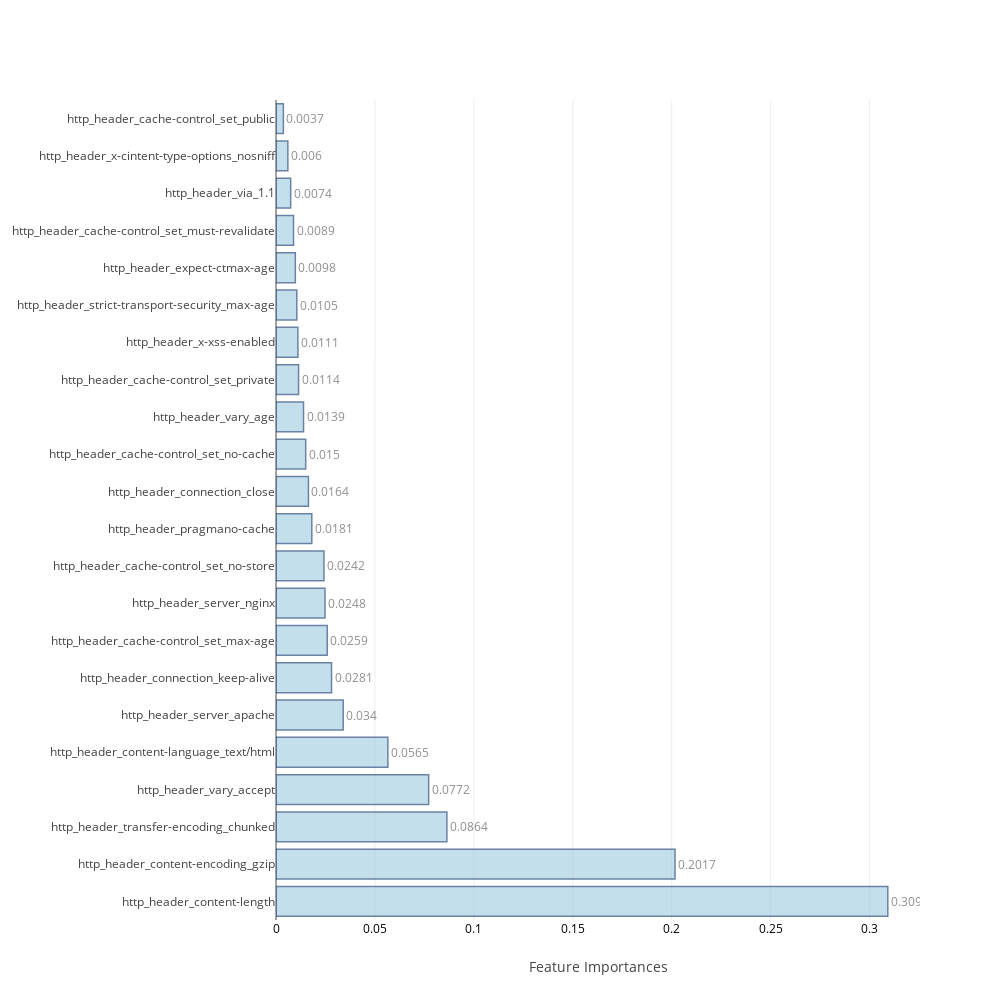
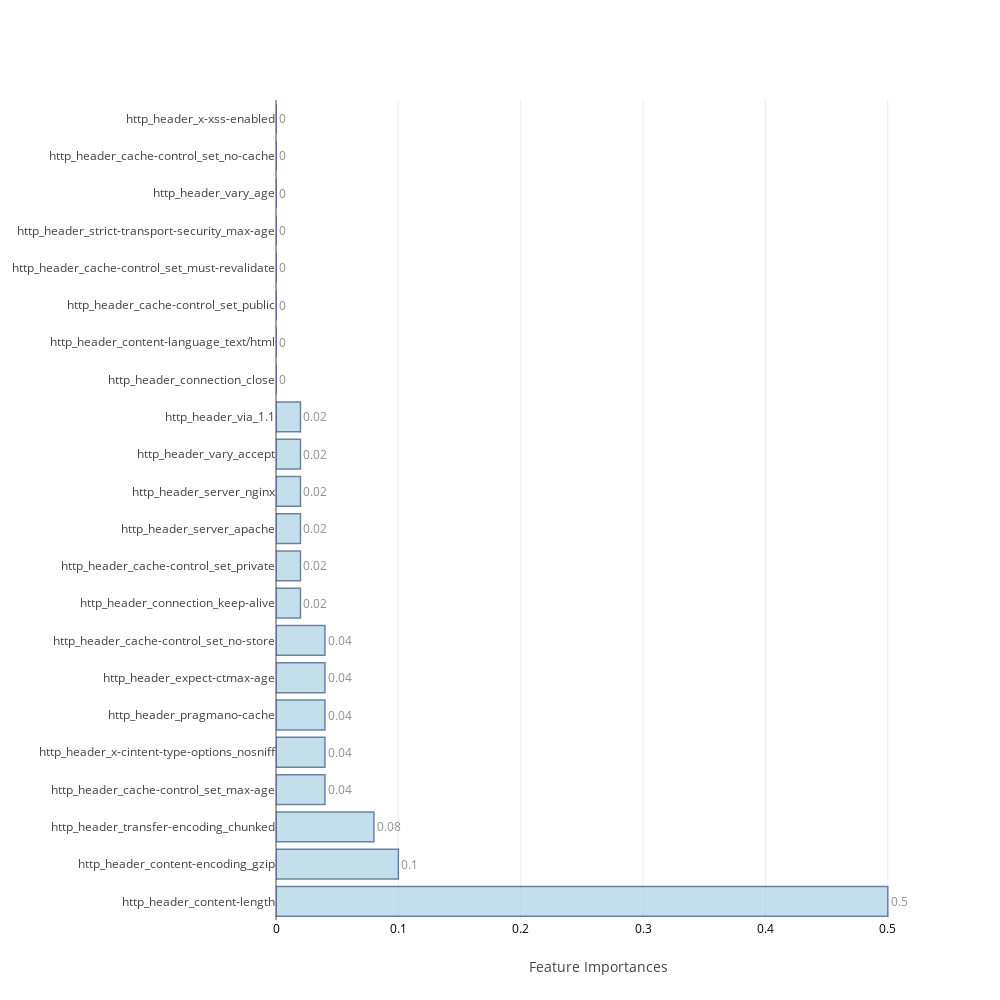
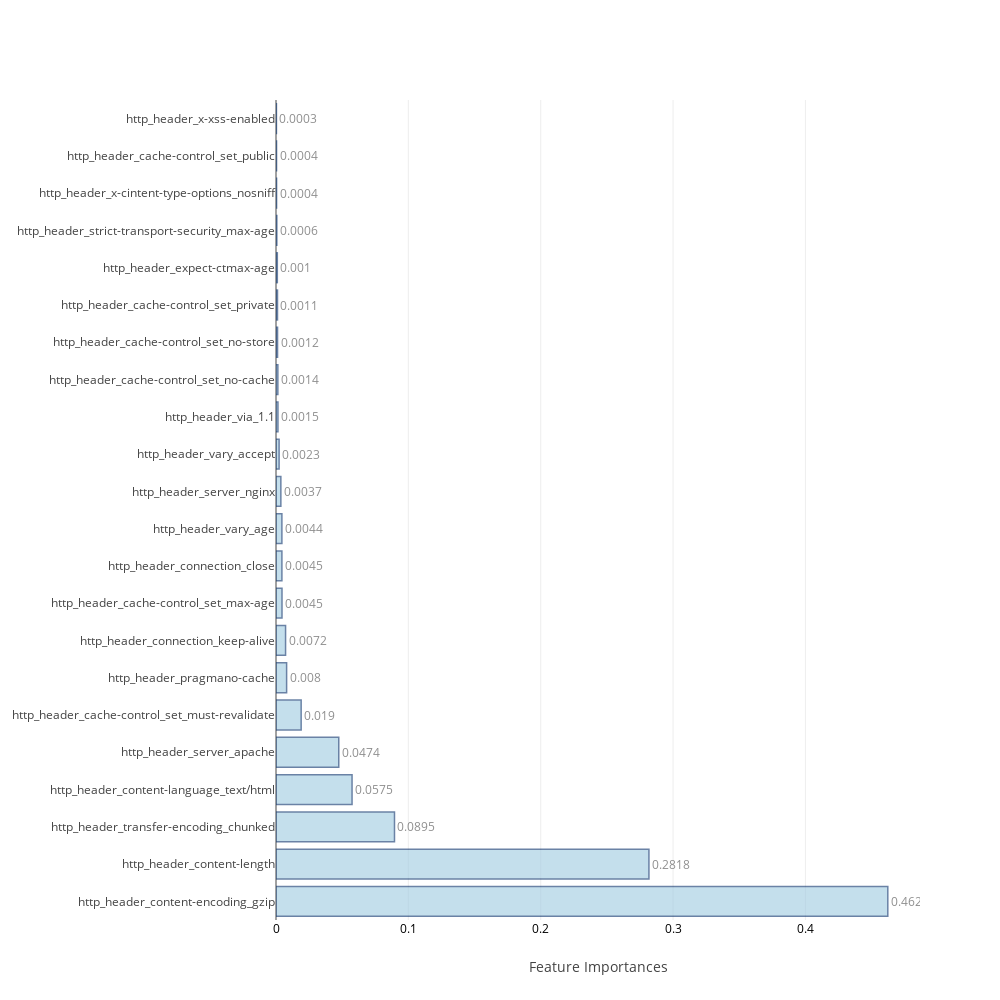
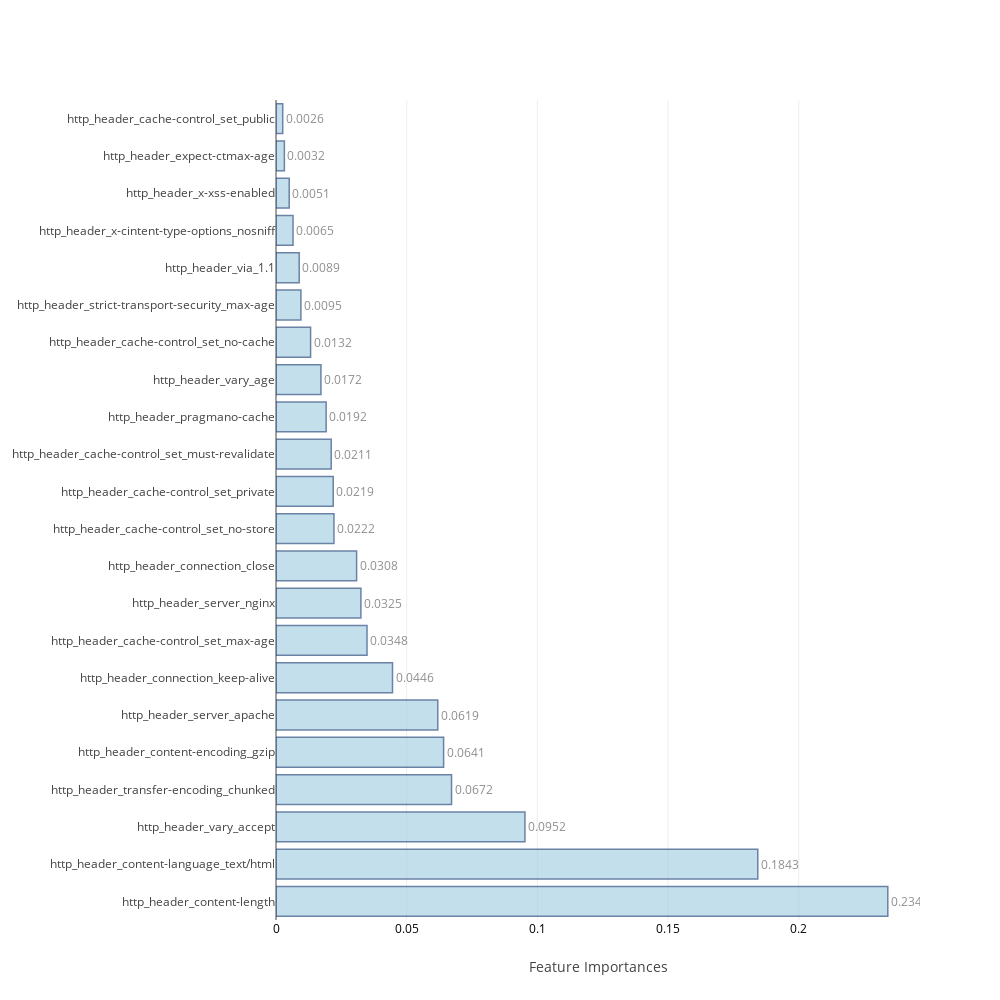

Notebook source saved alongside these figures, in order:
### Code cell
feat_imp=[None]*4
j=0
for i in range(0,8):
    if i>=2 and i<=5:
        model,cm_train,cm_test,acc_train,acc_test,roc_auc,feat_imp[j],mcc=f[i](scaled_X_train,train_Y,scaled_X_test,test_Y,columns[:-2])
        j=j+1
    else:
        model,cm_train,cm_test,acc_train,acc_test,roc_auc,mcc=f[i](scaled_X_train,train_Y,scaled_X_test,test_Y)
    table_80_50_train.loc[i]=   ([acc_train,cm_train.TP,cm_train.TN,cm_train.FP,cm_train.FN,cm_train.FPR,cm_train.FNR])
    table_80_50_test.loc[i] =   ([acc_test ,cm_test.TP, cm_test.TN, cm_test.FP, cm_test.FN, cm_test.FPR, cm_test.FNR,roc_auc,mcc])
    print("\n")

### Figure 1 — Plotly figure (JSON) as saved in the notebook; plotly's stock layout.template omitted (floating-point values rounded to 4 significant figures)
{"data": [{"marker": {"color": "rgb(158,202,225)", "line": {"color": "rgb(8,48,107)", "width": 1.5}}, "opacity": 0.6, "orientation": "h", "text": [0.3092, 0.2017, 0.0864, 0.0772, 0.0565, 0.034, 0.0281, 0.0259, 0.0248, 0.0242, 0.0181, 0.0164, 0.015, 0.0139, 0.0114, 0.0111, 0.0105, 0.0098, 0.0089, 0.0074, 0.006, 0.0037], "textposition": "outside", "type": "bar", "uid": "9ffa5131-b1b6-4c89-b990-2117356c7190", "x": [0.3092, 0.2017, 0.08637, 0.07716, 0.05655, 0.03396, 0.02806, 0.02589, 0.02476, 0.02424, 0.01809, 0.01639, 0.015, 0.01391, 0.0114, 0.01107, 0.01051, 0.009773, 0.008854, 0.007412, 0.005993, 0.003737], "y": ["http_header_content-length", "http_header_content-encoding_gzip", "http_header_transfer-encoding_chunked", "http_header_vary_accept", "http_header_content-language_text/html", "http_header_server_apache", "http_header_connection_keep-alive", "http_header_cache-control_set_max-age", "http_header_server_nginx", "http_header_cache-control_set_no-store", "http_header_pragmano-cache", "http_header_connection_close", "http_header_cache-control_set_no-cache", "http_header_vary_age", "http_header_cache-control_set_private", "http_header_x-xss-enabled", "http_header_strict-transport-security_max-age", "http_header_expect-ctmax-age", "http_header_cache-control_set_must-revalidate", "http_header_via_1.1", "http_header_x-cintent-type-options_nosniff", "http_header_cache-control_set_public"]}], "layout": {"autosize": false, "height": 1000, "width": 1000, "xaxis": {"tickfont": {"color": "black", "size": 12}, "title": "Feature Importances"}, "yaxis": {"automargin": true}}}

### Figure 2 — Plotly figure (JSON) as saved in the notebook; plotly's stock layout.template omitted (floating-point values rounded to 4 significant figures)
{"data": [{"marker": {"color": "rgb(158,202,225)", "line": {"color": "rgb(8,48,107)", "width": 1.5}}, "opacity": 0.6, "orientation": "h", "text": [0.5, 0.1, 0.08, 0.04, 0.04, 0.04, 0.04, 0.04, 0.02, 0.02, 0.02, 0.02, 0.02, 0.02, 0, 0, 0, 0, 0, 0, 0, 0], "textposition": "outside", "type": "bar", "uid": "8c8dd21c-9b08-42e0-9763-66119295d765", "x": [0.5, 0.1, 0.08, 0.04, 0.04, 0.04, 0.04, 0.04, 0.02, 0.02, 0.02, 0.02, 0.02, 0.02, 0, 0, 0, 0, 0, 0, 0, 0], "y": ["http_header_content-length", "http_header_content-encoding_gzip", "http_header_transfer-encoding_chunked", "http_header_cache-control_set_max-age", "http_header_x-cintent-type-options_nosniff", "http_header_pragmano-cache", "http_header_expect-ctmax-age", "http_header_cache-control_set_no-store", "http_header_connection_keep-alive", "http_header_cache-control_set_private", "http_header_server_apache", "http_header_server_nginx", "http_header_vary_accept", "http_header_via_1.1", "http_header_connection_close", "http_header_content-language_text/html", "http_header_cache-control_set_public", "http_header_cache-control_set_must-revalidate", "http_header_strict-transport-security_max-age", "http_header_vary_age", "http_header_cache-control_set_no-cache", "http_header_x-xss-enabled"]}], "layout": {"autosize": false, "height": 1000, "width": 1000, "xaxis": {"tickfont": {"color": "black", "size": 12}, "title": "Feature Importances"}, "yaxis": {"automargin": true}}}

### Figure 3 — Plotly figure (JSON) as saved in the notebook; plotly's stock layout.template omitted (floating-point values rounded to 4 significant figures)
{"data": [{"marker": {"color": "rgb(158,202,225)", "line": {"color": "rgb(8,48,107)", "width": 1.5}}, "opacity": 0.6, "orientation": "h", "text": [0.4622, 0.2818, 0.0895, 0.0575, 0.0474, 0.019, 0.008, 0.0072, 0.0045, 0.0045, 0.0044, 0.0037, 0.0023, 0.0015, 0.0014, 0.0012, 0.0011, 0.001, 0.0006, 0.0004, 0.0004, 0.0003], "textposition": "outside", "type": "bar", "uid": "a34930d8-0b47-42e7-91f9-1e5450be8d2f", "x": [0.4622, 0.2818, 0.08952, 0.05746, 0.04741, 0.019, 0.008015, 0.007233, 0.004523, 0.004459, 0.004447, 0.003666, 0.002335, 0.001469, 0.001401, 0.001166, 0.001123, 0.0009953, 0.0006308, 0.0004371, 0.0004102, 0.0003211], "y": ["http_header_content-encoding_gzip", "http_header_content-length", "http_header_transfer-encoding_chunked", "http_header_content-language_text/html", "http_header_server_apache", "http_header_cache-control_set_must-revalidate", "http_header_pragmano-cache", "http_header_connection_keep-alive", "http_header_cache-control_set_max-age", "http_header_connection_close", "http_header_vary_age", "http_header_server_nginx", "http_header_vary_accept", "http_header_via_1.1", "http_header_cache-control_set_no-cache", "http_header_cache-control_set_no-store", "http_header_cache-control_set_private", "http_header_expect-ctmax-age", "http_header_strict-transport-security_max-age", "http_header_x-cintent-type-options_nosniff", "http_header_cache-control_set_public", "http_header_x-xss-enabled"]}], "layout": {"autosize": false, "height": 1000, "width": 1000, "xaxis": {"tickfont": {"color": "black", "size": 12}, "title": "Feature Importances"}, "yaxis": {"automargin": true}}}

### Figure 4 — Plotly figure (JSON) as saved in the notebook; plotly's stock layout.template omitted (floating-point values rounded to 4 significant figures)
{"data": [{"marker": {"color": "rgb(158,202,225)", "line": {"color": "rgb(8,48,107)", "width": 1.5}}, "opacity": 0.6, "orientation": "h", "text": [0.2341, 0.1843, 0.0952, 0.0672, 0.0641, 0.0619, 0.0446, 0.0348, 0.0325, 0.0308, 0.0222, 0.0219, 0.0211, 0.0192, 0.0172, 0.0132, 0.0095, 0.0089, 0.0065, 0.0051, 0.0032, 0.0026], "textposition": "outside", "type": "bar", "uid": "d633f9f9-9ff9-4c89-bba9-5385240d94ca", "x": [0.2341, 0.1843, 0.09524, 0.06715, 0.06412, 0.06189, 0.04457, 0.03482, 0.03248, 0.03084, 0.02217, 0.02188, 0.02112, 0.01918, 0.01719, 0.01323, 0.009528, 0.008875, 0.006516, 0.00505, 0.003203, 0.002572], "y": ["http_header_content-length", "http_header_content-language_text/html", "http_header_vary_accept", "http_header_transfer-encoding_chunked", "http_header_content-encoding_gzip", "http_header_server_apache", "http_header_connection_keep-alive", "http_header_cache-control_set_max-age", "http_header_server_nginx", "http_header_connection_close", "http_header_cache-control_set_no-store", "http_header_cache-control_set_private", "http_header_cache-control_set_must-revalidate", "http_header_pragmano-cache", "http_header_vary_age", "http_header_cache-control_set_no-cache", "http_header_strict-transport-security_max-age", "http_header_via_1.1", "http_header_x-cintent-type-options_nosniff", "http_header_x-xss-enabled", "http_header_expect-ctmax-age", "http_header_cache-control_set_public"]}], "layout": {"autosize": false, "height": 1000, "width": 1000, "xaxis": {"tickfont": {"color": "black", "size": 12}, "title": "Feature Importances"}, "yaxis": {"automargin": true}}}
